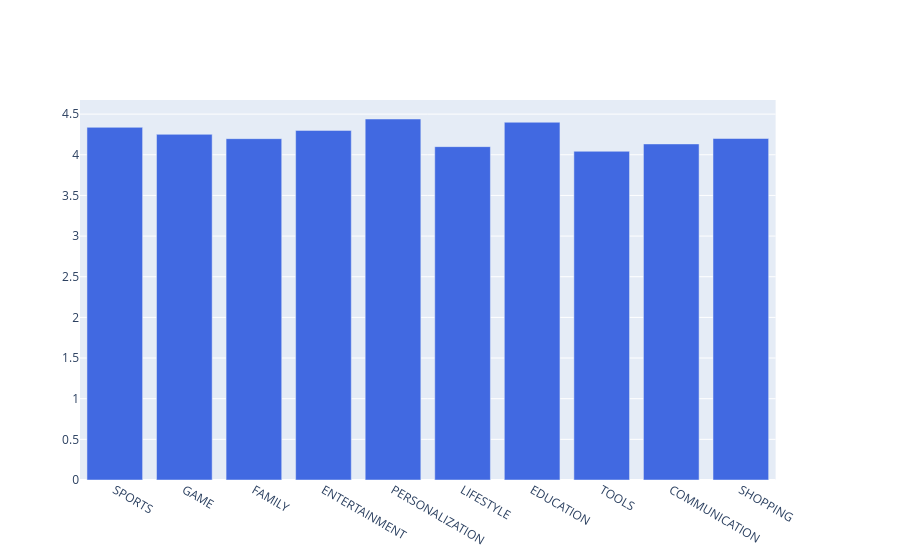

Source (notebook cell):
### Code cell
fig.add_trace(
    go.Bar(
        x=category_summary["Category"],
        y=category_summary["Average_Rating"],
        name="Average Rating",
        marker_color="royalblue"
    ),
    secondary_y=False
)

### Figure 1 — Plotly figure (JSON) as saved in the notebook; plotly's stock layout.template omitted (floating-point values rounded to 4 significant figures)
{"data": [{"marker": {"color": "royalblue"}, "name": "Average Rating", "type": "bar", "x": ["SPORTS", "GAME", "FAMILY", "ENTERTAINMENT", "PERSONALIZATION", "LIFESTYLE", "EDUCATION", "TOOLS", "COMMUNICATION", "SHOPPING"], "xaxis": "x", "y": [4.338, 4.252, 4.198, 4.3, 4.44, 4.1, 4.4, 4.043, 4.133, 4.2], "yaxis": "y"}], "layout": {"xaxis": {"anchor": "y", "domain": [0, 0.94]}, "yaxis": {"anchor": "x", "domain": [0, 1]}, "yaxis2": {"anchor": "x", "overlaying": "y", "side": "right"}}}
